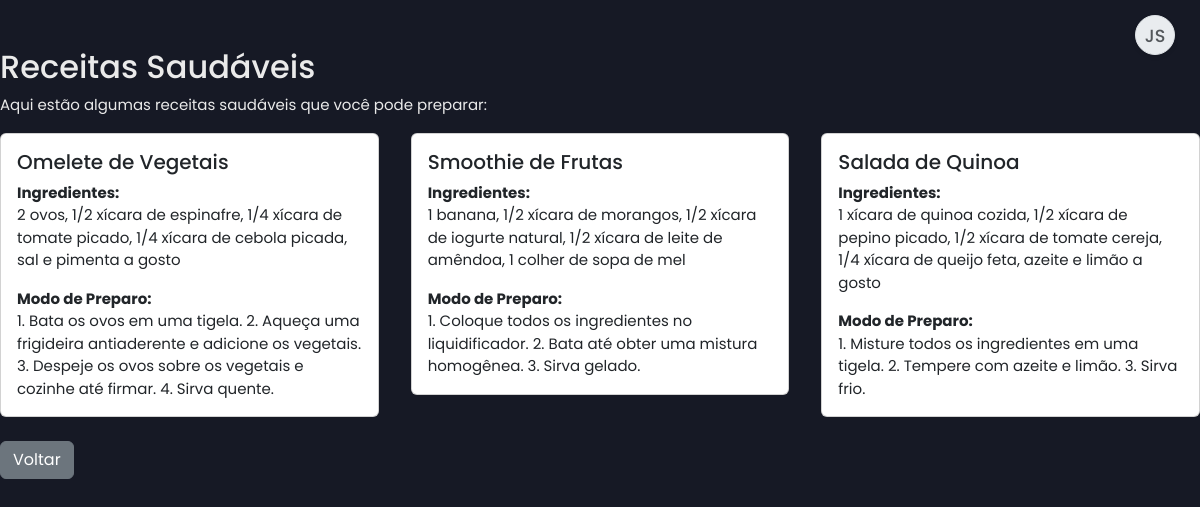
The page /recipes.php (signed in) on the database as committed earlier.
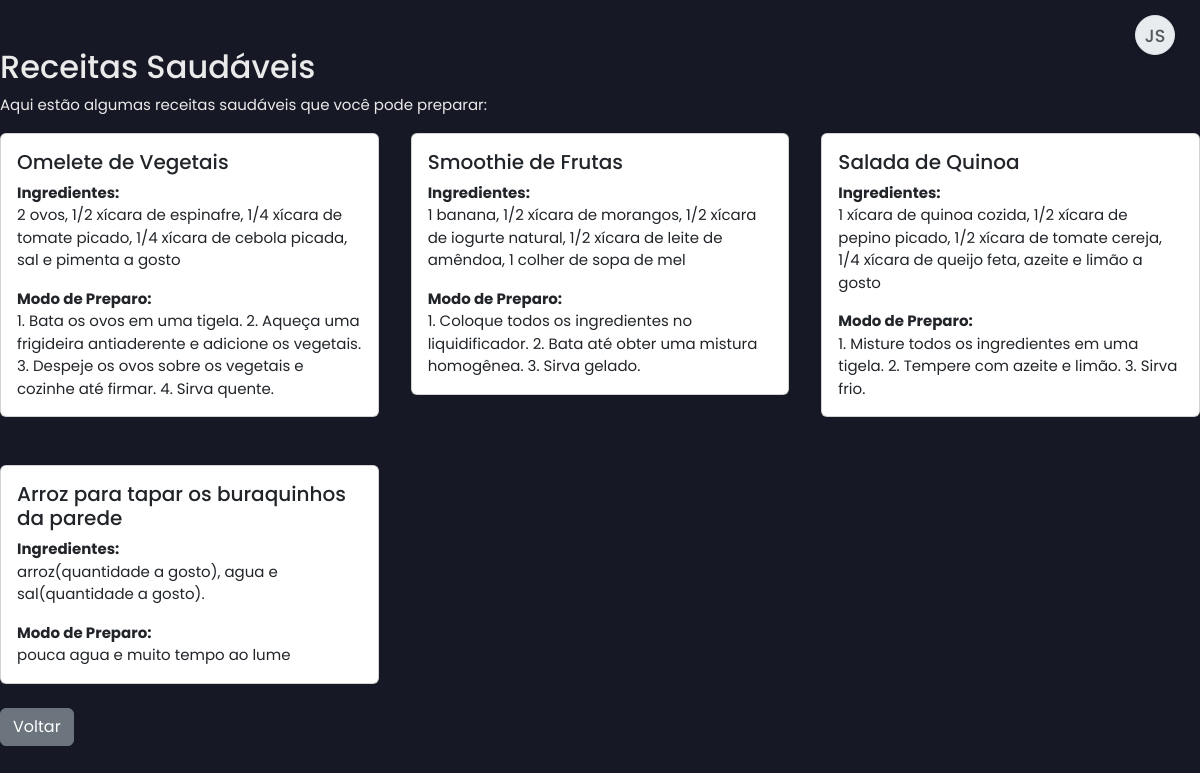
The same page on the database as committed later.
### tables this page shows
CREATE TABLE `recipes` (
  `id` int(11) NOT NULL,
  `name` varchar(100) NOT NULL,
  `ingredients` text NOT NULL,
  `instructions` text NOT NULL,
  `added_by_nutritionist_id` int(11) DEFAULT NULL COMMENT 'FK para users.id (nutricionista)',
  `created_at` timestamp NOT NULL DEFAULT current_timestamp()
);

### recipes.php (the view, shortened to what this page needs)
<?php
include 'db.php';
include 'header.php';
$stmt = $pdo->query("SELECT * FROM recipes");
$recipes = $stmt->fetchAll();
?>
<div class="container mt-5">
    <h2>Receitas Saudáveis</h2>
    <p>Aqui estão algumas receitas saudáveis que você pode preparar:</p>
    <div class="row">
        <?php foreach ($recipes as $recipe): ?>
            <div class="col-md-4 mb-4">
                <div class="card">
                    <div class="card-body">
                        <h5 class="card-title"><?= htmlspecialchars($recipe['name']) ?></h5>
                        <p class="card-text">
                            <strong>Ingredientes:</strong><br>
                            <?= nl2br(htmlspecialchars($recipe['ingredients'])) ?>
                        </p>
                        <p class="card-text">
                            <strong>Modo de Preparo:</strong><br>
                            <?= nl2br(htmlspecialchars($recipe['instructions'])) ?>
                        </p>
                    </div>
                </div>
            </div>
        <?php endforeach; ?>
    </div>
    <a href="nutrition_hub.php" class="btn btn-secondary">Voltar</a>
</div>
<?php
include 'footer.php';
?>

Rows that differ between the two databases and show on the page:
added recipes: name "Arroz para tapar os buraquinhos da parede", ingredients "arroz(quantidade a gosto), agua e sal(quantidade a gosto).", instructions "pouca agua e muito tempo ao lume"
